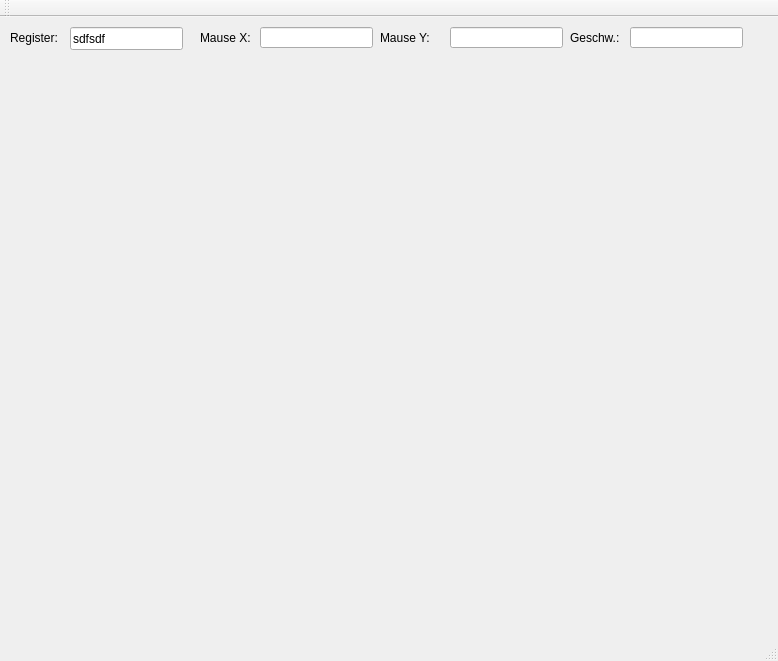
<?xml version="1.0" encoding="UTF-8"?>
<ui version="4.0">
 <class>MainWindow</class>
 <widget class="QMainWindow" name="MainWindow">
  <property name="geometry">
   <rect>
    <x>0</x>
    <y>0</y>
    <width>778</width>
    <height>661</height>
   </rect>
  </property>
  <property name="windowTitle">
   <string>testst</string>
  </property>
  <widget class="QWidget" name="centralWidget">
   <widget class="QLabel" name="label">
    <property name="geometry">
     <rect>
      <x>10</x>
      <y>10</y>
      <width>57</width>
      <height>21</height>
     </rect>
    </property>
    <property name="text">
     <string>Register:</string>
    </property>
   </widget>
   <widget class="QLineEdit" name="lineEdit">
    <property name="geometry">
     <rect>
      <x>70</x>
      <y>10</y>
      <width>113</width>
      <height>23</height>
     </rect>
    </property>
    <property name="text">
     <string>sdfsdf</string>
    </property>
   </widget>
   <widget class="QLabel" name="label_2">
    <property name="geometry">
     <rect>
      <x>200</x>
      <y>10</y>
      <width>57</width>
      <height>21</height>
     </rect>
    </property>
    <property name="text">
     <string>Mause X:</string>
    </property>
   </widget>
   <widget class="QLabel" name="label_3">
    <property name="geometry">
     <rect>
      <x>380</x>
      <y>10</y>
      <width>57</width>
      <height>21</height>
     </rect>
    </property>
    <property name="text">
     <string>Mause Y:</string>
    </property>
   </widget>
   <widget class="QLabel" name="label_4">
    <property name="geometry">
     <rect>
      <x>570</x>
      <y>10</y>
      <width>57</width>
      <height>21</height>
     </rect>
    </property>
    <property name="text">
     <string>Geschw.:</string>
    </property>
   </widget>
   <widget class="QLineEdit" name="lineEdit_mouse_x">
    <property name="geometry">
     <rect>
      <x>260</x>
      <y>10</y>
      <width>113</width>
      <height>21</height>
     </rect>
    </property>
   </widget>
   <widget class="QLineEdit" name="lineEdit_mouse_y">
    <property name="geometry">
     <rect>
      <x>450</x>
      <y>10</y>
      <width>113</width>
      <height>21</height>
     </rect>
    </property>
   </widget>
   <widget class="QLineEdit" name="lineEdit_speed">
    <property name="geometry">
     <rect>
      <x>630</x>
      <y>10</y>
      <width>113</width>
      <height>21</height>
     </rect>
    </property>
   </widget>
  </widget>
  <widget class="QMenuBar" name="menuBar">
   <property name="geometry">
    <rect>
     <x>0</x>
     <y>0</y>
     <width>778</width>
     <height>25</height>
    </rect>
   </property>
  </widget>
  <widget class="QToolBar" name="mainToolBar">
   <attribute name="toolBarArea">
    <enum>TopToolBarArea</enum>
   </attribute>
   <attribute name="toolBarBreak">
    <bool>false</bool>
   </attribute>
  </widget>
  <widget class="QStatusBar" name="statusBar"/>
 </widget>
 <layoutdefault spacing="6" margin="11"/>
 <resources/>
 <connections/>
</ui>
